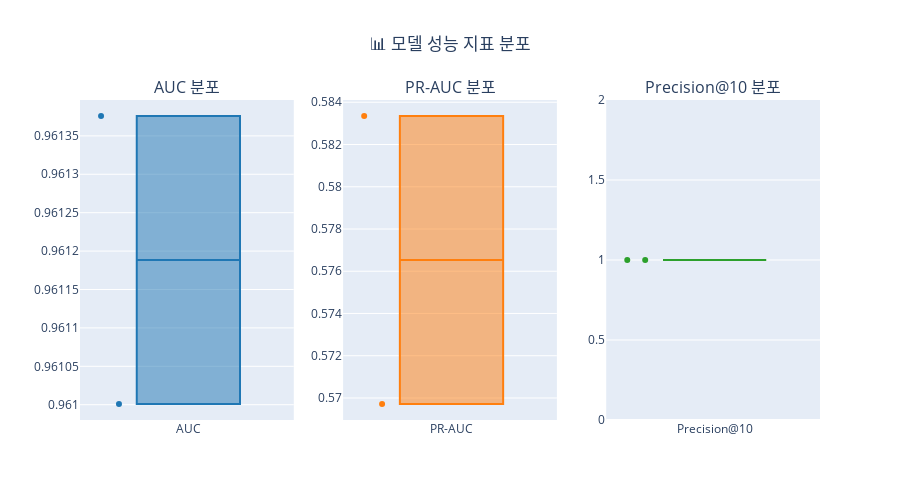

The cell this chart's notebook holds for it:
### Code cell
# 2. 모델 성능 상세 분석
if not training_df.empty:
    # 성능 지표 박스플롯
    fig = make_subplots(
        rows=1, cols=3,
        subplot_titles=('AUC 분포', 'PR-AUC 분포', 'Precision@10 분포')
    )
    
    # AUC 박스플롯
    fig.add_trace(
        go.Box(
            y=training_df['metrics_auc'],
            name='AUC',
            boxpoints='all',
            marker_color='#1f77b4'
        ),
        row=1, col=1
    )
    
    # PR-AUC 박스플롯
    fig.add_trace(
        go.Box(
            y=training_df['metrics_pr_auc'],
            name='PR-AUC',
            boxpoints='all',
            marker_color='#ff7f0e'
        ),
        row=1, col=2
    )
    
    # Precision@10 박스플롯
    fig.add_trace(
        go.Box(
            y=training_df['metrics_precision_at_10'],
            name='Precision@10',
            boxpoints='all',
            marker_color='#2ca02c'
        ),
        row=1, col=3
    )
    
    fig.update_layout(
        height=500,
        title_text="📊 모델 성능 지표 분포",
        title_x=0.5,
        showlegend=False
    )
    
    fig.show()
    
    # 성능 통계 출력
    print("📈 성능 지표 통계")
    print("=" * 50)
    stats = training_df[['metrics_auc', 'metrics_pr_auc', 'metrics_precision_at_10']].describe()
    print(stats.round(4))

### Figure 1 — Plotly figure (JSON) as saved in the notebook; plotly's stock layout.template omitted (floating-point values rounded to 4 significant figures)
{"data": [{"boxpoints": "all", "marker": {"color": "#1f77b4"}, "name": "AUC", "type": "box", "xaxis": "x", "y": [0.961, 0.9614], "yaxis": "y"}, {"boxpoints": "all", "marker": {"color": "#ff7f0e"}, "name": "PR-AUC", "type": "box", "xaxis": "x2", "y": [0.5697, 0.5833], "yaxis": "y2"}, {"boxpoints": "all", "marker": {"color": "#2ca02c"}, "name": "Precision@10", "type": "box", "xaxis": "x3", "y": [1.0, 1.0], "yaxis": "y3"}], "layout": {"annotations": [{"font": {"size": 16}, "showarrow": false, "text": "AUC 분포", "x": 0.1444, "xanchor": "center", "xref": "paper", "y": 1, "yanchor": "bottom", "yref": "paper"}, {"font": {"size": 16}, "showarrow": false, "text": "PR-AUC 분포", "x": 0.5, "xanchor": "center", "xref": "paper", "y": 1, "yanchor": "bottom", "yref": "paper"}, {"font": {"size": 16}, "showarrow": false, "text": "Precision@10 분포", "x": 0.8556, "xanchor": "center", "xref": "paper", "y": 1, "yanchor": "bottom", "yref": "paper"}], "height": 500, "showlegend": false, "title": {"text": "📊 모델 성능 지표 분포", "x": 0.5}, "xaxis": {"anchor": "y", "domain": [0, 0.2889]}, "xaxis2": {"anchor": "y2", "domain": [0.3556, 0.6444]}, "xaxis3": {"anchor": "y3", "domain": [0.7111, 1]}, "yaxis": {"anchor": "x", "domain": [0, 1]}, "yaxis2": {"anchor": "x2", "domain": [0, 1]}, "yaxis3": {"anchor": "x3", "domain": [0, 1]}}}
